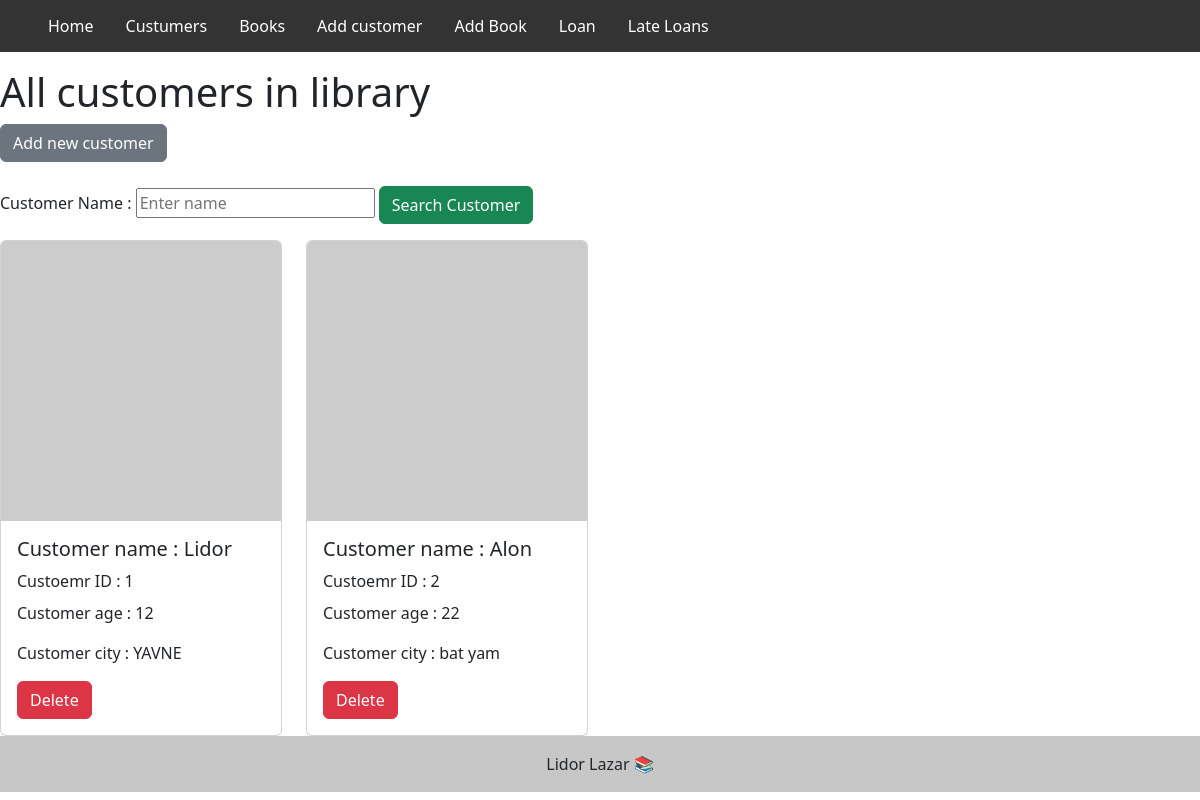
Page /PrintAll/ on the earlier database version.
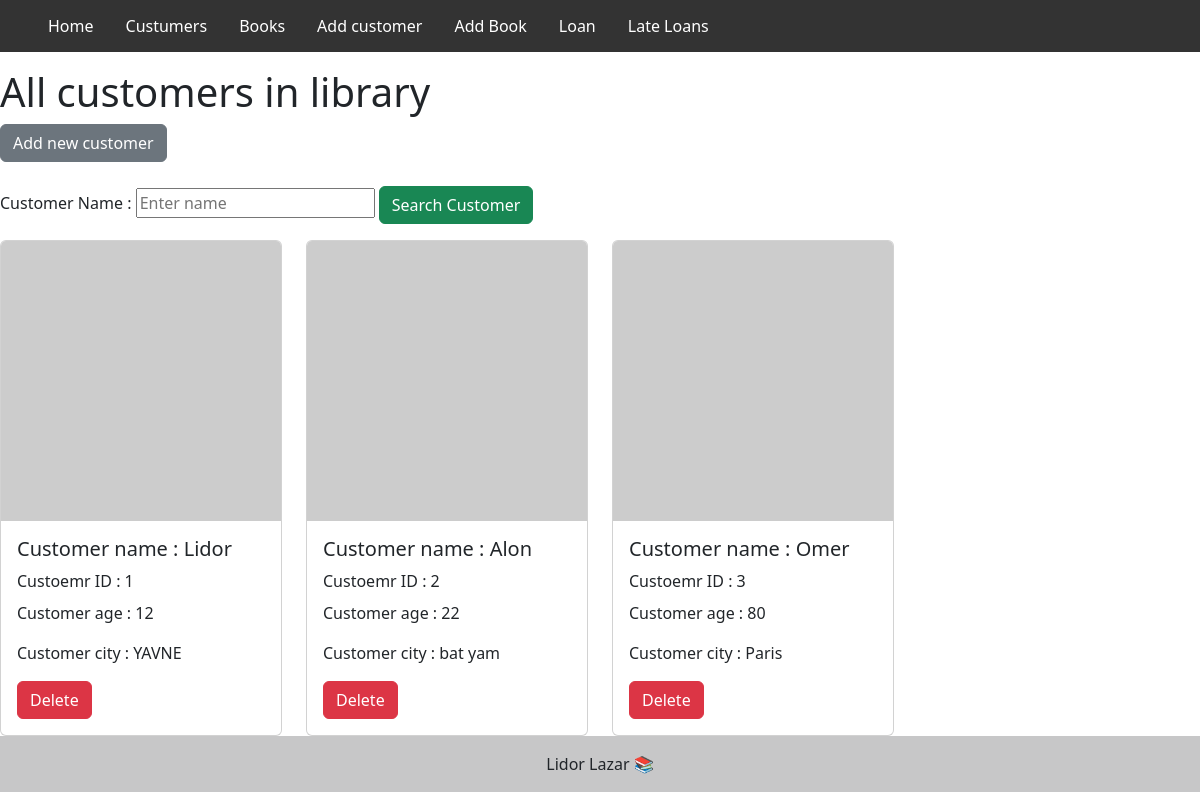
Same page on the later database version.
### backend-site.py (models this page shows, shortened)
class Customers(db.Model):
    CusomerID = db.Column('CusomerID',db.Integer, primary_key=True)
    Name = db.Column('Name', db.String(50))
    City = db.Column('City', db.String(50))
    Age = db.Column('Age', db.Integer)
    CustomersToLoans = db.relationship('Loans', backref='customers')

### backend-site.py (the view)
@app.route('/PrintAll/<customername>', methods=['GET','POST'])
@app.route('/PrintAll/', methods=['GET','POST'])
def PrintAllCustomer(customername=''):
    if request.method == 'POST':
        for name in Customers.query.all():
            if request.form.get("SerachCust").title() == name.Name:
                customername = name.Name
                return render_template('personalCust.html', customername = customername, PrintAllCustomer= Customers.query.all())
        return render_template('ShowAllCust.html', PrintAllCustomer = Customers.query.all())
    else:
        return render_template('ShowAllCust.html', PrintAllCustomer = Customers.query.all())

### Templates/ShowAllCust.html (shortened to what this page needs)
{% extends "layout.html" %} {% block title %}Lazar libaray{% endblock %}  {% block content %}
<h1>All customers in library</h1>
<a href="/addCustomer/"><button type="button" class="btn btn-secondary" >Add new customer</button></a><br><br>
<form action="" method="POST">
<label>Customer Name : </label>
<input name="SerachCust"  type="text" placeholder="Enter name">
<a href="/PrintAll/{{customername}}"><button  methods ="POST" class="btn btn-success" Type="submit">Search Customer</button></a>
</form>
<div class="row row-cols-1 row-cols-md-4 g-4">
  {%- for cust in PrintAllCustomer %}
  <div class="col">
    <div class="card">
      <img
        src="https://picsum.photos/20{{ cust.CusomerID}}"
        class="card-img-top"
      />
      <div class="card-body">
        <h5 class="card-text">Customer name : {{cust.Name}}</h5>
        <p class="card-title">Custoemr ID : {{cust.CusomerID}}</p>
        <p class="card-text">Customer age : {{cust.Age}}</p>
        <p class="card-text">Customer city : {{cust.City}}</p>
        <a class="btn btn-danger" href="/deleteCustomer/{{ cust.CusomerID}}">Delete</a>
      </div>
    </div>
  </div>
  {% endfor %}
</div>
{% endblock %}

### Templates/layout.html (shortened to what this page needs)
<!DOCTYPE html>
<html>
  <head>
    <link
      href="https://cdn.jsdelivr.net/npm/bootstrap@5.2.2/dist/css/bootstrap.min.css"
      rel="stylesheet"
    />
  </head>
  <body>
    <ul>
      <li><a class="" href="/">Home</a></li>
      <li><a href="/PrintAll">Custumers</a></li>
      <li><a href="/Book">Books</a></li>
      <li><a href="/addCustomer">Add customer</a></li>
      <li><a href="/addBook">Add Book</a></li>
      <li><a href="/AllLoans">Loan</a></li>
      <li><a href="/lateLoans">Late Loans</a></li>
    </ul>
    <div id="content">{% block content %}{% endblock %}</div>
    <div id="footer">
      {% block footer %}
      <footer class="bg-light text-center text-lg-start">
        <div
          class="text-center p-3"
          style="background-color: rgba(0, 0, 0, 0.2)"
        >
          Lidor Lazar 📚
        </div>
      </footer>
      {% endblock %}
    </div>
  </body>
</html>

### Templates/layout.html (style rules this page uses)
ul { list-style-type: none; margin: 0; padding: 0; overflow: hidden; background-color: #333; }
li { float: left; }
li a { display: block; color: white; text-align: center; padding: 14px 16px; text-decoration: none; }

Differences in the rows shown:
added Customers: Name "Omer", CusomerID "3", Age "80", City "Paris"
